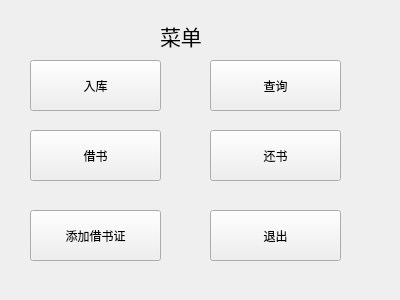
<?xml version="1.0" encoding="UTF-8"?>
<ui version="4.0">
 <class>menu</class>
 <widget class="QWidget" name="menu">
  <property name="geometry">
   <rect>
    <x>0</x>
    <y>0</y>
    <width>400</width>
    <height>300</height>
   </rect>
  </property>
  <property name="windowTitle">
   <string>Form</string>
  </property>
  <widget class="QPushButton" name="pushButton_insert">
   <property name="geometry">
    <rect>
     <x>30</x>
     <y>60</y>
     <width>131</width>
     <height>51</height>
    </rect>
   </property>
   <property name="text">
    <string>入库</string>
   </property>
  </widget>
  <widget class="QPushButton" name="pushButton_search">
   <property name="geometry">
    <rect>
     <x>210</x>
     <y>60</y>
     <width>131</width>
     <height>51</height>
    </rect>
   </property>
   <property name="text">
    <string>查询</string>
   </property>
  </widget>
  <widget class="QPushButton" name="pushButton_borrow">
   <property name="geometry">
    <rect>
     <x>30</x>
     <y>130</y>
     <width>131</width>
     <height>51</height>
    </rect>
   </property>
   <property name="text">
    <string>借书</string>
   </property>
  </widget>
  <widget class="QPushButton" name="pushButton_return">
   <property name="geometry">
    <rect>
     <x>210</x>
     <y>130</y>
     <width>131</width>
     <height>51</height>
    </rect>
   </property>
   <property name="text">
    <string>还书</string>
   </property>
  </widget>
  <widget class="QPushButton" name="pushButton_add">
   <property name="geometry">
    <rect>
     <x>30</x>
     <y>210</y>
     <width>131</width>
     <height>51</height>
    </rect>
   </property>
   <property name="text">
    <string>添加借书证</string>
   </property>
  </widget>
  <widget class="QPushButton" name="pushButton_quit">
   <property name="geometry">
    <rect>
     <x>210</x>
     <y>210</y>
     <width>131</width>
     <height>51</height>
    </rect>
   </property>
   <property name="text">
    <string>退出</string>
   </property>
  </widget>
  <widget class="QLabel" name="label">
   <property name="geometry">
    <rect>
     <x>160</x>
     <y>20</y>
     <width>91</width>
     <height>31</height>
    </rect>
   </property>
   <property name="font">
    <font>
     <family>Consolas</family>
     <pointsize>16</pointsize>
    </font>
   </property>
   <property name="text">
    <string>菜单</string>
   </property>
  </widget>
 </widget>
 <resources/>
 <connections/>
</ui>
